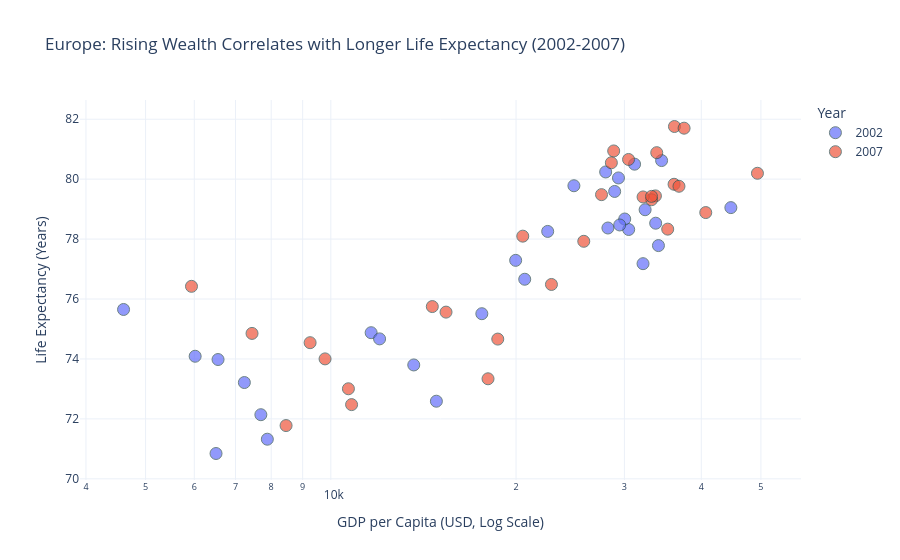

Notebook source saved alongside this figure:
### Markdown cell above
# Scatter plot

### Code cell
# Task 1: Scatter plot for Europe (2002 vs 2007)
# 1. Filter for Europe and the specific years
# Using .copy() here is the fix for the SettingWithCopyWarning
df_task1 = df[(df['continent'] == 'Europe') & (df['year'].isin([2002, 2007]))].copy()

# 2. Convert year to string so Plotly treats it as categorical (Rule 1)
df_task1['year'] = df_task1['year'].astype(str)

# 3. Create the chart
fig = px.scatter(
    df_task1, 
    x="gdpPercap", 
    y="lifeExp", 
    color="year",
    hover_name="country",
    log_x=True,           # Rule 4: Log scale for GDP
    template="plotly_white",
    title="Europe: Rising Wealth Correlates with Longer Life Expectancy (2002-2007)", # Rule 5: Insight title
    labels={
        "gdpPercap": "GDP per Capita (USD, Log Scale)",
        "lifeExp": "Life Expectancy (Years)",
        "year": "Year"
    }
)


fig.update_traces(marker=dict(size=12, opacity=0.7, line=dict(width=1, color='DarkSlateGrey')))

fig.show()

### Figure 1 — Plotly figure (JSON) as saved in the notebook; plotly's stock layout.template omitted (floating-point values rounded to 4 significant figures)
{"data": [{"hovertemplate": "<b>%{hovertext}</b><br><br>Year=2002<br>GDP per Capita (USD, Log Scale)=%{x}<br>Life Expectancy (Years)=%{y}<extra></extra>", "hovertext": ["Albania", "Austria", "Belgium", "Bosnia and Herzegovina", "Bulgaria", "Croatia", "Czech Republic", "Denmark", "Finland", "France", "Germany", "Greece", "Hungary", "Iceland", "Ireland", "Italy", "Montenegro", "Netherlands", "Norway", "Poland", "Portugal", "Romania", "Serbia", "Slovak Republic", "Slovenia", "Spain", "Sweden", "Switzerland", "Turkey", "United Kingdom"], "legendgroup": "2002", "marker": {"color": "#636efa", "line": {"color": "DarkSlateGrey", "width": 1}, "opacity": 0.7, "size": 12, "symbol": "circle"}, "mode": "markers", "name": "2002", "orientation": "v", "showlegend": true, "type": "scatter", "x": [4604.0, 32420.0, 30490.0, 6019.0, 7697.0, 11630.0, 17600.0, 32170.0, 28200.0, 28930.0, 30040.0, 22510.0, 14840.0, 31160.0, 34080.0, 27970.0, 6557.0, 33720.0, 44680.0, 12000.0, 19970.0, 7885.0, 7236.0, 13640.0, 20660.0, 24840.0, 29340.0, 34480.0, 6508.0, 29480.0], "xaxis": "x", "y": [75.65, 78.98, 78.32, 74.09, 72.14, 74.88, 75.51, 77.18, 78.37, 79.59, 78.67, 78.26, 72.59, 80.5, 77.78, 80.24, 73.98, 78.53, 79.05, 74.67, 77.29, 71.32, 73.21, 73.8, 76.66, 79.78, 80.04, 80.62, 70.84, 78.47], "yaxis": "y"}, {"hovertemplate": "<b>%{hovertext}</b><br><br>Year=2007<br>GDP per Capita (USD, Log Scale)=%{x}<br>Life Expectancy (Years)=%{y}<extra></extra>", "hovertext": ["Albania", "Austria", "Belgium", "Bosnia and Herzegovina", "Bulgaria", "Croatia", "Czech Republic", "Denmark", "Finland", "France", "Germany", "Greece", "Hungary", "Iceland", "Ireland", "Italy", "Montenegro", "Netherlands", "Norway", "Poland", "Portugal", "Romania", "Serbia", "Slovak Republic", "Slovenia", "Spain", "Sweden", "Switzerland", "Turkey", "United Kingdom"], "legendgroup": "2007", "marker": {"color": "#EF553B", "line": {"color": "DarkSlateGrey", "width": 1}, "opacity": 0.7, "size": 12, "symbol": "circle"}, "mode": "markers", "name": "2007", "orientation": "v", "showlegend": true, "type": "scatter", "x": [5937.0, 36130.0, 33690.0, 7446.0, 10680.0, 14620.0, 22830.0, 35280.0, 33210.0, 30470.0, 32170.0, 27540.0, 18010.0, 36180.0, 40680.0, 28570.0, 9254.0, 36800.0, 49360.0, 15390.0, 20510.0, 10810.0, 9787.0, 18680.0, 25770.0, 28820.0, 33860.0, 37510.0, 8458.0, 33200.0], "xaxis": "x", "y": [76.42, 79.83, 79.44, 74.85, 73.0, 75.75, 76.49, 78.33, 79.31, 80.66, 79.41, 79.48, 73.34, 81.76, 78.89, 80.55, 74.54, 79.76, 80.2, 75.56, 78.1, 72.48, 74.0, 74.66, 77.93, 80.94, 80.88, 81.7, 71.78, 79.42], "yaxis": "y"}], "layout": {"legend": {"title": {"text": "Year"}, "tracegroupgap": 0}, "title": {"text": "Europe: Rising Wealth Correlates with Longer Life Expectancy (2002-2007)"}, "xaxis": {"anchor": "y", "domain": [0, 1], "title": {"text": "GDP per Capita (USD, Log Scale)"}, "type": "log"}, "yaxis": {"anchor": "x", "domain": [0, 1], "title": {"text": "Life Expectancy (Years)"}}}}
